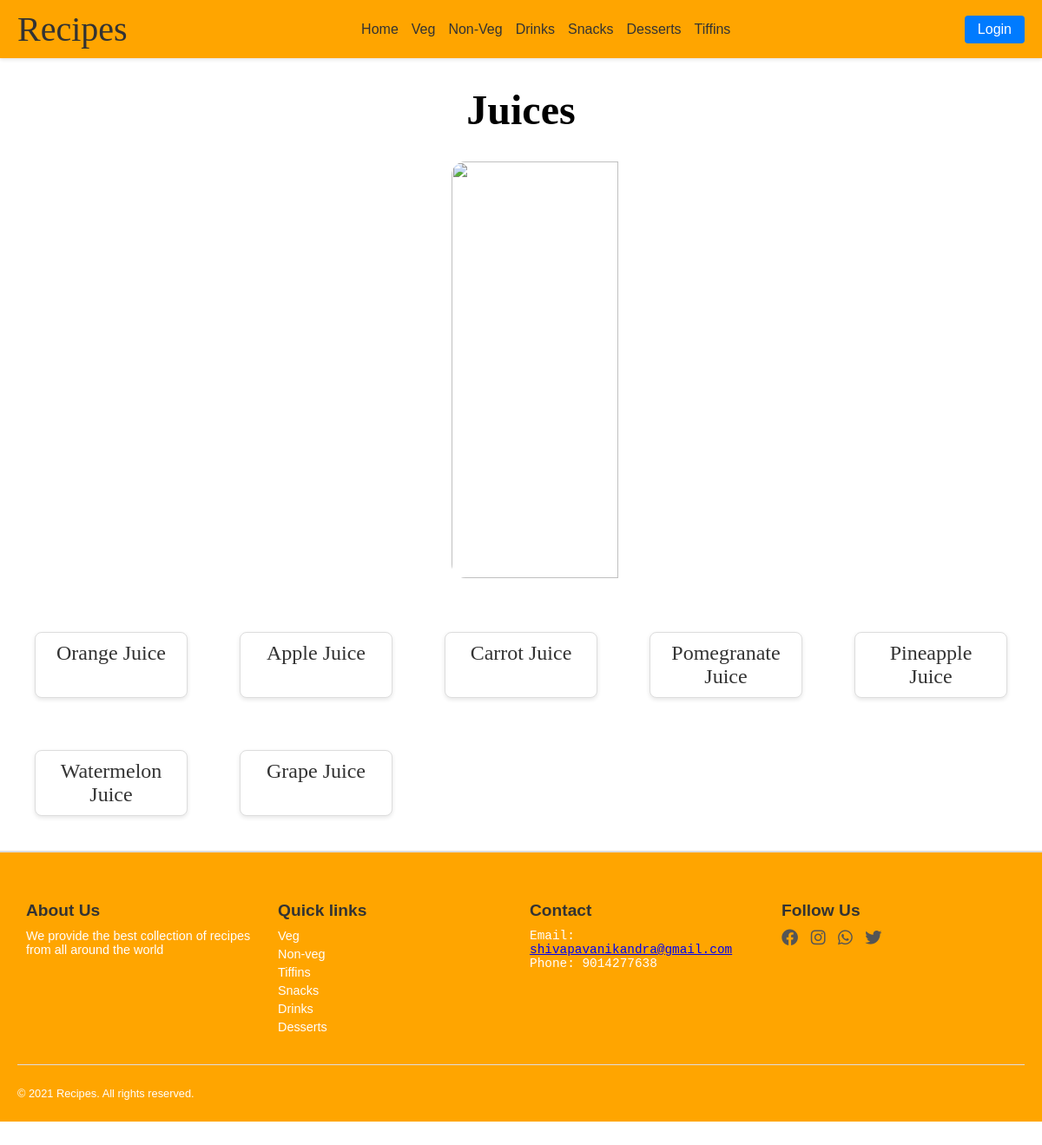
/drinks/Juice/, run on the app's committed database.
### drinks/models.py (models this page shows, shortened)
class juice(models.Model):
    name=models.CharField(max_length=100)
    image=models.ImageField(upload_to='images/')
    ingredients=models.TextField()
    recipe=models.TextField()
    video=models.URLField(null=True,blank=True)

### drinks/views.py (the view)
# urls.py: path('Juice/',views.Juice,name='Juice'),
def Juice(request):
    juices=juice.objects.all()
    return render(request,'drinks/juice.html',{'juices':juices})

### template/drinks/juice.html (shortened to what this page needs)
<!DOCTYPE html>
<html lang="en">
<head>
    <link href="https://cdnjs.cloudflare.com/ajax/libs/font-awesome/6.0.0-beta3/css/all.min.css" rel="stylesheet">
<body>
    <nav>
        <div class="logo">Recipes</div>
        <div class="nav-links">
            <a href="{% url 'ourrecipe1:home' %}">Home</a>
            <div class="has-dropdown">
                <a href="{% url 'ourrecipe1:veg' %}">Veg</a>
            </div>
            <div class="has-dropdown">
                <a href="{% url 'ourrecipe1:nonveg' %}">Non-Veg</a>
            </div>
            <div class="has-dropdown">
                <a href="{% url 'ourrecipe1:drinks' %}">Drinks</a>
            </div>
            <div class="has-dropdown">
                <a href="{% url 'ourrecipe1:snacks' %}">Snacks</a>
            </div>
            <div class="has-dropdown">
                <a href="{% url 'ourrecipe1:dessert' %}">Desserts</a>
            </div>
            <div class="has-dropdown">
                <a href="{% url 'ourrecipe1:tiffins' %}">Tiffins</a>
            </div>
        </div>
        <div class="search-login">
            <button class="login-btn">Login</button>
        </div>
    </nav>
    <h1 id="head">Juices</h1>
    <div><img src="../../static/images/best-pomegranate-juice-scaled.jpeg" alt="" id="img1"></div><br>
    <div class="fastfood-container">{% for i in juices %}
    <a href="{% url 'drinks:showjuice' i.id %}" class="fastfood-item">{{i.name}}</a>
    {% endfor %}</div>
    <footer>
        <div class="footer-section">
        <h4>About Us</h4>
        <p>We provide the best collection of recipes from all
            around the world</p>
        </div>
        <div class="footer-section">
        <ul>
            <h4>Quick links</h4>
            <a href="{% url 'ourrecipe1:veg' %}" class="quick"><li>Veg</li></a>
            <a href="{% url 'ourrecipe1:nonveg' %}" class="quick"><li>Non-veg</li></a>
            <a href="{% url 'ourrecipe1:tiffins' %}" class="quick"><li>Tiffins</li></a>
            <a href="{% url 'ourrecipe1:snacks' %}" class="quick"><li>Snacks</li></a>
            <a href="{% url 'ourrecipe1:drinks' %}" class="quick"><li>Drinks</li></a>
            <a href="{% url 'ourrecipe1:dessert' %}" class="quick"><li>Desserts</li></a>
        </ul>
        </div>
        <div class="footer-section">
        <h4>Contact</h4>
        <pre>Email:
<a href="#">shivapavanikandra@gmail.com</a>
Phone: 9014277638
        </pre>
        </div>
        <div class="footer-section">
        <h4>Follow Us</h4>
        <a href="#"><i class="fa-brands fa-facebook"></i></a>
        <a href="#"><i class="fa-brands fa-instagram"></i></a>
        <a href="#"><i class="fa-brands fa-whatsapp"></i></a>
        <a href="#"><i class="fa-brands fa-twitter"></i></a>
        </div>
        <hr>
        <p id="f2">&copy; 2021 Recipes. All rights reserved.</p>
    </footer>
</body>
</html>

### template/drinks/juice.html (style rules this page uses)
body { margin: 0; font-family: Arial, sans-serif; background-image: url(../../static/images/best-pomegranate-juice-scaled.jpeg); background-repeat: no-repeat; background-size: cover; background-position: center; }
body::before { content: ""; position: absolute; top: 0vh; left: 0; right: 0; bottom: -80vh; background-image: inherit; background-size: inherit; background-repeat: inherit; filter: blur(6px); z-index: -1; }
#img1 { position: relative; z-index: 1; }
nav { display: flex; justify-content: space-between; align-items: center; background-color: orange; padding: 10px 20px; box-shadow: 0 2px 4px rgba(0, 0, 0, 0.1); }
.logo { font-size: 2.5rem; font-family: cursive; color: #333; }
.nav-links { display: flex; gap: 15px; }
.nav-links a { text-decoration: none; font-size: 1rem; color: #333; transition: color 0.3s; }
.has-dropdown { position: relative; }
.search-login { display: flex; gap: 10px; align-items: center; }
.login-btn { background-color: #007BFF; color: white; border: none; padding: 7px 15px; border-radius: 4px; font-size: 1rem; cursor: pointer; transition: background-color 0.3s; }
footer { display: flex; flex-wrap: wrap; justify-content: space-between; background-color: orange; padding: 20px; border-top: 2px solid #ddd; }
footer h4 { margin-bottom: 10px; font-size: 1.2rem; color: #333; }
footer p, pre { font-size: 0.9rem; color: white; margin: 5px 0; }
ul { list-style-type: none; padding: 0; margin: 0; }
ul a { text-decoration: none; color: white; font-size: 0.9rem; margin: 5px 0; display: block; }
footer a i { font-size: 1.2rem; color: #555; margin-right: 10px; transition: color 0.3s ease; }
footer hr { width: 100%; border: none; border-top: 1px solid #ddd; margin: 20px 0; }
#f2 { text-align: center; font-size: 0.8rem; color: white; }
.footer-section { flex: 1; min-width: 200px; margin: 10px; }
#img1 { width: 40%; height: 60vh; margin-left: 65vh; border-radius: 2vh; }
#head { font-size: 3rem; font-family: cursive; text-align: center; }
.fastfood-container { display: grid; grid-template-columns: repeat(auto-fit, minmax(150px, 1fr)); gap: 60px; padding: 40px; max-width: 1200px; margin: 0 auto; }
.fastfood-item { display: block; text-align: center; text-decoration: none; font-family: cursive; font-size: 1.5em; color: #333; background-color: #fff; padding: 10px 15px; border: 1px solid #ddd; border-radius: 8px; box-shadow: 0 2px 5px rgba(0, 0, 0, 0.1); transition: transform 0.2s, box-shadow 0.2s; }

### data on the page
juice: name "Orange Juice"
juice: name "Apple Juice"
juice: name "Carrot Juice"
juice: name "Pomegranate Juice"
juice: name "Pineapple Juice"
juice: name "Watermelon Juice"
juice: name "Grape Juice"
